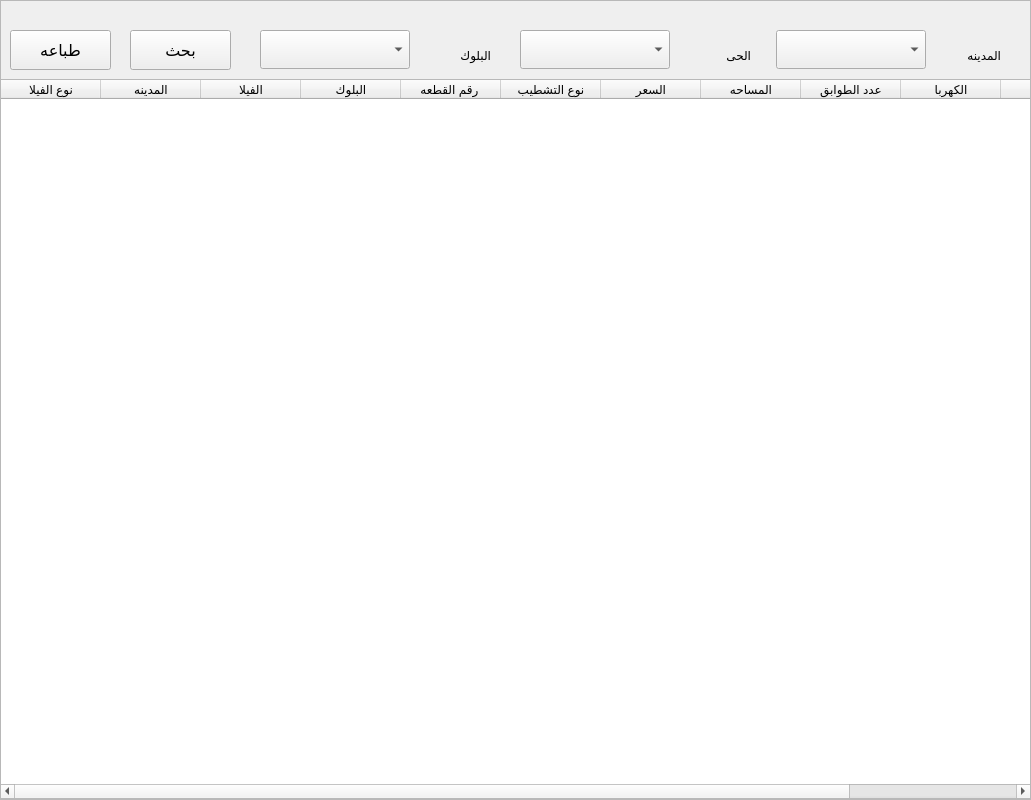
    <widget class="QFrame" name="Vila_Archiev">
     <property name="geometry">
      <rect>
       <x>0</x>
       <y>0</y>
       <width>1031</width>
       <height>800</height>
      </rect>
     </property>
     <property name="frameShape">
      <enum>QFrame::StyledPanel</enum>
     </property>
     <property name="frameShadow">
      <enum>QFrame::Raised</enum>
     </property>
     <widget class="QComboBox" name="comboBox_23">
      <property name="geometry">
       <rect>
        <x>260</x>
        <y>30</y>
        <width>150</width>
        <height>39</height>
       </rect>
      </property>
     </widget>
     <widget class="QLabel" name="label_106">
      <property name="geometry">
       <rect>
        <x>680</x>
        <y>40</y>
        <width>71</width>
        <height>31</height>
       </rect>
      </property>
      <property name="font">
       <font>
        <family>simplified arabic</family>
       </font>
      </property>
      <property name="text">
       <string>الحى</string>
      </property>
     </widget>
     <widget class="QLabel" name="label_105">
      <property name="geometry">
       <rect>
        <x>430</x>
        <y>40</y>
        <width>61</width>
        <height>31</height>
       </rect>
      </property>
      <property name="font">
       <font>
        <family>simplified arabic</family>
       </font>
      </property>
      <property name="text">
       <string>البلوك</string>
      </property>
     </widget>
     <widget class="QComboBox" name="comboBox_22">
      <property name="geometry">
       <rect>
        <x>776</x>
        <y>30</y>
        <width>150</width>
        <height>39</height>
       </rect>
      </property>
     </widget>
     <widget class="QPushButton" name="btn_search_5">
      <property name="geometry">
       <rect>
        <x>130</x>
        <y>30</y>
        <width>101</width>
        <height>40</height>
       </rect>
      </property>
      <property name="font">
       <font>
        <family>simplified arabic</family>
        <pointsize>12</pointsize>
       </font>
      </property>
      <property name="cursor">
       <cursorShape>PointingHandCursor</cursorShape>
      </property>
      <property name="text">
       <string>بحث</string>
      </property>
     </widget>
     <widget class="QPushButton" name="btn_search_6">
      <property name="geometry">
       <rect>
        <x>10</x>
        <y>30</y>
        <width>101</width>
        <height>40</height>
       </rect>
      </property>
      <property name="font">
       <font>
        <family>simplified arabic</family>
        <pointsize>12</pointsize>
       </font>
      </property>
      <property name="cursor">
       <cursorShape>PointingHandCursor</cursorShape>
      </property>
      <property name="text">
       <string>طباعه</string>
      </property>
     </widget>
     <widget class="QTableWidget" name="tableWidget_14">
      <property name="geometry">
       <rect>
        <x>0</x>
        <y>79</y>
        <width>1031</width>
        <height>720</height>
       </rect>
      </property>
      <column>
       <property name="text">
        <string>نوع الفيلا</string>
       </property>
      </column>
      <column>
       <property name="text">
        <string>المدينه</string>
       </property>
      </column>
      <column>
       <property name="text">
        <string>الفيلا</string>
       </property>
      </column>
      <column>
       <property name="text">
        <string>البلوك</string>
       </property>
      </column>
      <column>
       <property name="text">
        <string>رقم القطعه </string>
       </property>
      </column>
      <column>
       <property name="text">
        <string>نوع التشطيب</string>
       </property>
      </column>
      <column>
       <property name="text">
        <string>السعر</string>
       </property>
      </column>
      <column>
       <property name="text">
        <string>المساحه</string>
       </property>
      </column>
      <column>
       <property name="text">
        <string>عدد الطوابق</string>
       </property>
      </column>
      <column>
       <property name="text">
        <string>الكهربا</string>
       </property>
      </column>
      <column>
       <property name="text">
        <string>الغاز</string>
       </property>
      </column>
      <column>
       <property name="text">
        <string/>
       </property>
      </column>
     </widget>
     <widget class="QComboBox" name="comboBox_21">
      <property name="geometry">
       <rect>
        <x>520</x>
        <y>30</y>
        <width>150</width>
        <height>39</height>
       </rect>
      </property>
     </widget>
     <widget class="QLabel" name="label_107">
      <property name="geometry">
       <rect>
        <x>930</x>
        <y>40</y>
        <width>71</width>
        <height>31</height>
       </rect>
      </property>
      <property name="font">
       <font>
        <family>simplified arabic</family>
       </font>
      </property>
      <property name="text">
       <string>المدينه</string>
      </property>
     </widget>
    </widget>
